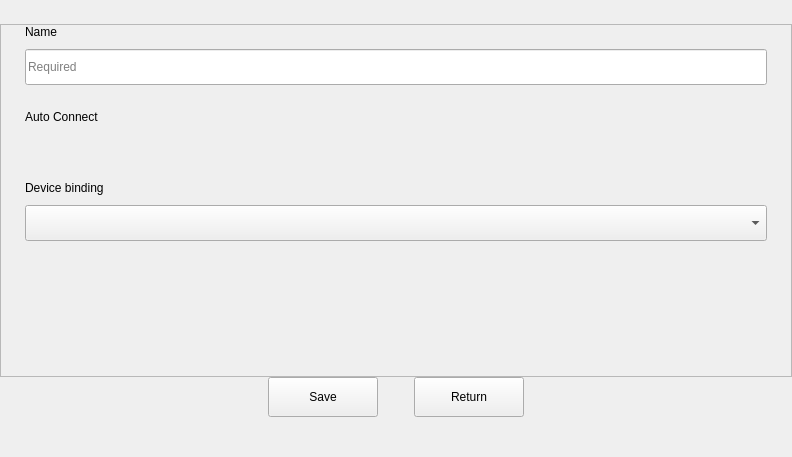
<?xml version="1.0" encoding="UTF-8"?>
<ui version="4.0">
 <class>ConnectionSettingsPage</class>
 <widget class="Kiran::Network::ConnectionSettingsPage" name="ConnectionSettingsPage">
  <property name="geometry">
   <rect>
    <x>0</x>
    <y>0</y>
    <width>792</width>
    <height>457</height>
   </rect>
  </property>
  <property name="windowTitle">
   <string>Widget</string>
  </property>
  <layout class="QVBoxLayout" name="verticalLayout">
   <property name="spacing">
    <number>0</number>
   </property>
   <property name="leftMargin">
    <number>0</number>
   </property>
   <property name="topMargin">
    <number>24</number>
   </property>
   <property name="rightMargin">
    <number>0</number>
   </property>
   <property name="bottomMargin">
    <number>40</number>
   </property>
   <item>
    <widget class="QScrollArea" name="scrollArea">
     <property name="horizontalScrollBarPolicy">
      <enum>Qt::ScrollBarAlwaysOff</enum>
     </property>
     <property name="sizeAdjustPolicy">
      <enum>QAbstractScrollArea::AdjustToContents</enum>
     </property>
     <property name="widgetResizable">
      <bool>true</bool>
     </property>
     <widget class="QWidget" name="scrollAreaWidgetContents">
      <property name="geometry">
       <rect>
        <x>0</x>
        <y>0</y>
        <width>790</width>
        <height>349</height>
       </rect>
      </property>
      <property name="sizePolicy">
       <sizepolicy hsizetype="Preferred" vsizetype="Minimum">
        <horstretch>0</horstretch>
        <verstretch>0</verstretch>
       </sizepolicy>
      </property>
      <layout class="QVBoxLayout" name="verticalLayout_2">
       <property name="spacing">
        <number>0</number>
       </property>
       <property name="leftMargin">
        <number>24</number>
       </property>
       <property name="topMargin">
        <number>0</number>
       </property>
       <property name="rightMargin">
        <number>24</number>
       </property>
       <property name="bottomMargin">
        <number>0</number>
       </property>
       <item>
        <widget class="QLabel" name="label">
         <property name="text">
          <string>Name</string>
         </property>
        </widget>
       </item>
       <item>
        <spacer name="verticalSpacer_3">
         <property name="orientation">
          <enum>Qt::Vertical</enum>
         </property>
         <property name="sizeType">
          <enum>QSizePolicy::Fixed</enum>
         </property>
         <property name="sizeHint" stdset="0">
          <size>
           <width>20</width>
           <height>10</height>
          </size>
         </property>
        </spacer>
       </item>
       <item>
        <widget class="QLineEdit" name="edit_name">
         <property name="minimumSize">
          <size>
           <width>0</width>
           <height>36</height>
          </size>
         </property>
         <property name="maximumSize">
          <size>
           <width>16777215</width>
           <height>36</height>
          </size>
         </property>
         <property name="placeholderText">
          <string>Required</string>
         </property>
        </widget>
       </item>
       <item>
        <spacer name="verticalSpacer_4">
         <property name="orientation">
          <enum>Qt::Vertical</enum>
         </property>
         <property name="sizeType">
          <enum>QSizePolicy::Fixed</enum>
         </property>
         <property name="sizeHint" stdset="0">
          <size>
           <width>20</width>
           <height>16</height>
          </size>
         </property>
        </spacer>
       </item>
       <item>
        <layout class="QHBoxLayout" name="horizontalLayout_2">
         <property name="spacing">
          <number>0</number>
         </property>
         <item>
          <widget class="QLabel" name="label_2">
           <property name="minimumSize">
            <size>
             <width>0</width>
             <height>32</height>
            </size>
           </property>
           <property name="maximumSize">
            <size>
             <width>16777215</width>
             <height>32</height>
            </size>
           </property>
           <property name="text">
            <string>Auto Connect</string>
           </property>
          </widget>
         </item>
         <item>
          <spacer name="horizontalSpacer_4">
           <property name="orientation">
            <enum>Qt::Horizontal</enum>
           </property>
           <property name="sizeHint" stdset="0">
            <size>
             <width>40</width>
             <height>20</height>
            </size>
           </property>
          </spacer>
         </item>
         <item>
          <widget class="KiranSwitchButton" name="switch_autoConnect" native="true"/>
         </item>
        </layout>
       </item>
       <item>
        <spacer name="verticalSpacer_5">
         <property name="orientation">
          <enum>Qt::Vertical</enum>
         </property>
         <property name="sizeType">
          <enum>QSizePolicy::Fixed</enum>
         </property>
         <property name="sizeHint" stdset="0">
          <size>
           <width>20</width>
           <height>16</height>
          </size>
         </property>
        </spacer>
       </item>
       <item>
        <widget class="Kiran::Network::IpSettingsWidget" name="ipv4" native="true">
         <property name="sizePolicy">
          <sizepolicy hsizetype="Preferred" vsizetype="Minimum">
           <horstretch>0</horstretch>
           <verstretch>0</verstretch>
          </sizepolicy>
         </property>
        </widget>
       </item>
       <item>
        <spacer name="verticalSpacer_6">
         <property name="orientation">
          <enum>Qt::Vertical</enum>
         </property>
         <property name="sizeType">
          <enum>QSizePolicy::Fixed</enum>
         </property>
         <property name="sizeHint" stdset="0">
          <size>
           <width>20</width>
           <height>16</height>
          </size>
         </property>
        </spacer>
       </item>
       <item>
        <widget class="Kiran::Network::IpSettingsWidget" name="ipv6" native="true">
         <property name="sizePolicy">
          <sizepolicy hsizetype="Preferred" vsizetype="Minimum">
           <horstretch>0</horstretch>
           <verstretch>0</verstretch>
          </sizepolicy>
         </property>
        </widget>
       </item>
       <item>
        <spacer name="verticalSpacer_7">
         <property name="orientation">
          <enum>Qt::Vertical</enum>
         </property>
         <property name="sizeType">
          <enum>QSizePolicy::Fixed</enum>
         </property>
         <property name="sizeHint" stdset="0">
          <size>
           <width>20</width>
           <height>16</height>
          </size>
         </property>
        </spacer>
       </item>
       <item>
        <widget class="QLabel" name="label_5">
         <property name="text">
          <string>Device binding</string>
         </property>
        </widget>
       </item>
       <item>
        <spacer name="verticalSpacer_8">
         <property name="orientation">
          <enum>Qt::Vertical</enum>
         </property>
         <property name="sizeType">
          <enum>QSizePolicy::Fixed</enum>
         </property>
         <property name="sizeHint" stdset="0">
          <size>
           <width>20</width>
           <height>10</height>
          </size>
         </property>
        </spacer>
       </item>
       <item>
        <widget class="Kiran::Network::DisableWheelComboBox" name="combo_device">
         <property name="minimumSize">
          <size>
           <width>0</width>
           <height>36</height>
          </size>
         </property>
         <property name="maximumSize">
          <size>
           <width>16777215</width>
           <height>36</height>
          </size>
         </property>
        </widget>
       </item>
       <item>
        <spacer name="verticalSpacer">
         <property name="orientation">
          <enum>Qt::Vertical</enum>
         </property>
         <property name="sizeHint" stdset="0">
          <size>
           <width>20</width>
           <height>40</height>
          </size>
         </property>
        </spacer>
       </item>
      </layout>
     </widget>
    </widget>
   </item>
   <item>
    <layout class="QHBoxLayout" name="horizontalLayout">
     <property name="spacing">
      <number>0</number>
     </property>
     <item>
      <spacer name="horizontalSpacer_2">
       <property name="orientation">
        <enum>Qt::Horizontal</enum>
       </property>
       <property name="sizeHint" stdset="0">
        <size>
         <width>40</width>
         <height>20</height>
        </size>
       </property>
      </spacer>
     </item>
     <item>
      <widget class="QPushButton" name="btn_save">
       <property name="sizePolicy">
        <sizepolicy hsizetype="Fixed" vsizetype="Fixed">
         <horstretch>0</horstretch>
         <verstretch>0</verstretch>
        </sizepolicy>
       </property>
       <property name="minimumSize">
        <size>
         <width>110</width>
         <height>40</height>
        </size>
       </property>
       <property name="maximumSize">
        <size>
         <width>110</width>
         <height>40</height>
        </size>
       </property>
       <property name="text">
        <string>Save</string>
       </property>
      </widget>
     </item>
     <item>
      <spacer name="horizontalSpacer">
       <property name="orientation">
        <enum>Qt::Horizontal</enum>
       </property>
       <property name="sizeType">
        <enum>QSizePolicy::Fixed</enum>
       </property>
       <property name="sizeHint" stdset="0">
        <size>
         <width>36</width>
         <height>20</height>
        </size>
       </property>
      </spacer>
     </item>
     <item>
      <widget class="QPushButton" name="btn_return">
       <property name="sizePolicy">
        <sizepolicy hsizetype="Fixed" vsizetype="Fixed">
         <horstretch>0</horstretch>
         <verstretch>0</verstretch>
        </sizepolicy>
       </property>
       <property name="minimumSize">
        <size>
         <width>110</width>
         <height>40</height>
        </size>
       </property>
       <property name="maximumSize">
        <size>
         <width>110</width>
         <height>40</height>
        </size>
       </property>
       <property name="text">
        <string>Return</string>
       </property>
      </widget>
     </item>
     <item>
      <spacer name="horizontalSpacer_3">
       <property name="orientation">
        <enum>Qt::Horizontal</enum>
       </property>
       <property name="sizeHint" stdset="0">
        <size>
         <width>40</width>
         <height>20</height>
        </size>
       </property>
      </spacer>
     </item>
    </layout>
   </item>
  </layout>
 </widget>
 <customwidgets>
  <customwidget>
   <class>Kiran::Network::IpSettingsWidget</class>
   <extends>QWidget</extends>
   <header>ethernet/ip-settings-widget.h</header>
   <container>1</container>
  </customwidget>
  <customwidget>
   <class>Kiran::Network::DisableWheelComboBox</class>
   <extends>QComboBox</extends>
   <header location="global">widgets/disable-wheel-combobox.h</header>
  </customwidget>
  <customwidget>
   <class>Kiran::Network::ConnectionSettingsPage</class>
   <extends>QWidget</extends>
   <header>ethernet/connection-settings-page.h</header>
   <container>1</container>
  </customwidget>
  <customwidget>
   <class>KiranSwitchButton</class>
   <extends>QWidget</extends>
   <header>kiran-switch-button.h</header>
   <container>1</container>
  </customwidget>
 </customwidgets>
 <resources/>
 <connections/>
</ui>
